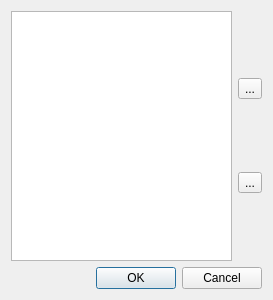
<?xml version="1.0" encoding="UTF-8"?>
<ui version="4.0">
 <class>DlgEditListParameterUI</class>
 <widget class="QDialog" name="DlgEditListParameterUI">
  <property name="windowModality">
   <enum>Qt::WindowModal</enum>
  </property>
  <property name="geometry">
   <rect>
    <x>0</x>
    <y>0</y>
    <width>273</width>
    <height>300</height>
   </rect>
  </property>
  <property name="windowTitle">
   <string>Edit List</string>
  </property>
  <layout class="QVBoxLayout" name="verticalLayout_2">
   <item>
    <layout class="QHBoxLayout" name="horizontalLayout">
     <property name="rightMargin">
      <number>0</number>
     </property>
     <item>
      <widget class="QListWidget" name="list">
       <property name="toolTip">
        <string>Double-click on an item to edit </string>
       </property>
       <property name="editTriggers">
        <set>QAbstractItemView::DoubleClicked</set>
       </property>
       <property name="alternatingRowColors">
        <bool>true</bool>
       </property>
      </widget>
     </item>
     <item>
      <layout class="QVBoxLayout" name="verticalLayout">
       <item>
        <widget class="QToolButton" name="add">
         <property name="text">
          <string>...</string>
         </property>
         <property name="icon">
          <iconset resource="../pdme.qrc">
           <normaloff>:/images/new.png</normaloff>:/images/new.png</iconset>
         </property>
        </widget>
       </item>
       <item>
        <widget class="QToolButton" name="remove">
         <property name="text">
          <string>...</string>
         </property>
         <property name="icon">
          <iconset resource="../pdme.qrc">
           <normaloff>:/images/delete.png</normaloff>:/images/delete.png</iconset>
         </property>
        </widget>
       </item>
      </layout>
     </item>
    </layout>
   </item>
   <item>
    <widget class="QDialogButtonBox" name="buttonBox">
     <property name="orientation">
      <enum>Qt::Horizontal</enum>
     </property>
     <property name="standardButtons">
      <set>QDialogButtonBox::Cancel|QDialogButtonBox::Ok</set>
     </property>
    </widget>
   </item>
  </layout>
 </widget>
 <resources>
  <include location="../pdme.qrc"/>
 </resources>
 <connections>
  <connection>
   <sender>buttonBox</sender>
   <signal>accepted()</signal>
   <receiver>DlgEditListParameterUI</receiver>
   <slot>accept()</slot>
   <hints>
    <hint type="sourcelabel">
     <x>248</x>
     <y>254</y>
    </hint>
    <hint type="destinationlabel">
     <x>157</x>
     <y>274</y>
    </hint>
   </hints>
  </connection>
  <connection>
   <sender>buttonBox</sender>
   <signal>rejected()</signal>
   <receiver>DlgEditListParameterUI</receiver>
   <slot>reject()</slot>
   <hints>
    <hint type="sourcelabel">
     <x>316</x>
     <y>260</y>
    </hint>
    <hint type="destinationlabel">
     <x>286</x>
     <y>274</y>
    </hint>
   </hints>
  </connection>
 </connections>
</ui>
